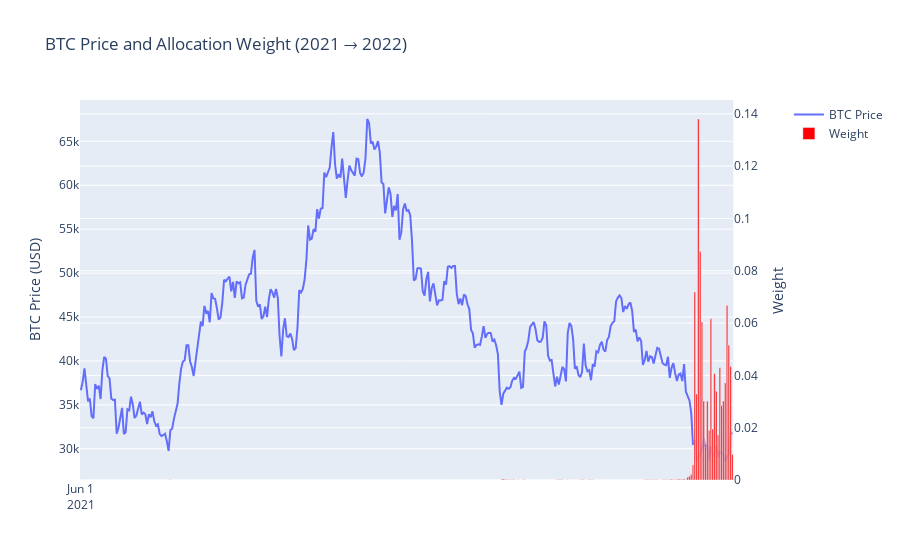

Write notebook code for a chart like this one.
### Markdown cell above
Between June 2020 and June 2021, the price trend showed lows at the beginning and end of the year, with a high in the middle of the year. The strategy chose to concentrate more allocation toward the end of the year.

### Code cell
plot_weight_price_by_year(2021, 2022)

### Figure 1 — Plotly figure (JSON) as saved in the notebook; plotly's stock layout.template omitted (floating-point values rounded to 4 significant figures; data arrays with more than 128 entries replaced by an {"elided": "..."} marker saying what was removed)
{"data": [{"mode": "lines", "name": "BTC Price", "type": "scatter", "x": {"elided": "366 str values"}, "xaxis": "x", "y": {"elided": "366 float values"}, "yaxis": "y"}, {"marker": {"color": "red", "opacity": 1}, "name": "Weight", "type": "bar", "x": {"elided": "366 str values"}, "xaxis": "x", "y": {"elided": "366 float values"}, "yaxis": "y2"}], "layout": {"barmode": "overlay", "title": {"text": "BTC Price and Allocation Weight (2021 → 2022)"}, "xaxis": {"anchor": "y", "domain": [0, 0.94], "dtick": "M12", "tick0": "2021-06-01", "tickmode": "linear"}, "yaxis": {"anchor": "x", "domain": [0, 1], "title": {"text": "BTC Price (USD)"}}, "yaxis2": {"anchor": "x", "overlaying": "y", "side": "right", "title": {"text": "Weight"}}}}
